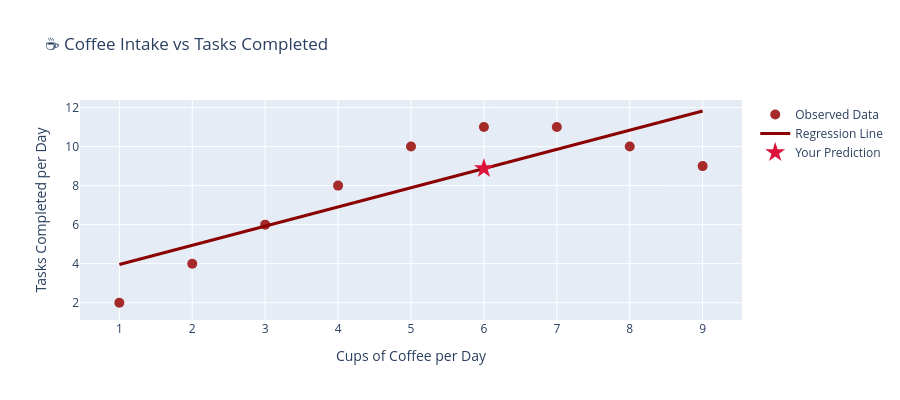

Notebook code for this chart:
### Markdown cell above
## Partie 3 : Une application concrète rapide (5 minutes)

### 📚 Prédire la productivité d'un data scientist

Appliquons la régression au quotidien d'un data scientist – et oui, cela inclut le café.

Dans cet exemple inspiré de la vie réelle, nous allons essayer de prédire combien de tâches un data scientist accomplit en fonction du nombre de tasses de café qu'il boit par jour. Une situation familière : un peu de caféine, un peu d'inspiration, peut-être un peu de chaos… mais existe-t-il une tendance mesurable ?

Notre jeu de données fictif suit la consommation quotidienne de café et le nombre de tâches réalisées. Vous allez :
- Examiner si la productivité augmente linéairement avec la consommation de café
- Entraîner un modèle linéaire simple sur une seule variable : le nombre de tasses de café
- Utiliser le modèle pour prédire la performance à de nouveaux niveaux de caféine (y compris des niveaux dangereusement élevés !)
- Visualiser la tendance et vous demander : plus, est-ce toujours mieux ?

C'est un exemple ludique, mais il reflète le type de modélisation exploratoire rapide qui lance de nombreux projets data réels. C'est l'occasion de mettre en pratique tout ce que vous avez appris dans un cadre familier et amusant – et qui sait, peut-être découvrirez-vous votre dose de café idéale en chemin. ☕

### Code cell
# Note pédagogique : cet exemple supplémentaire demande de transposer la même idée de régression à un nouveau jeu de données du quotidien.

# Créer des données fictives : consommation de café (tasses/jour) vs tâches réalisées
coffee_cups = np.array([1, 2, 3, 4, 5, 6, 7, 8, 9])
tasks_done = np.array([2, 4, 6, 8, 10, 11, 11, 10, 9])  # Rendements décroissants !

print("☕ Données café et productivité :")
for cups, tasks in zip(coffee_cups, tasks_done):
    print(f"   {cups} tasse(s)/jour → {tasks} tâches réalisées")

# Entraîner le modèle de régression linéaire
coffee_model = LinearRegression()
coffee_model.fit(coffee_cups.reshape(-1, 1), tasks_done)

# Prédire la productivité pour une valeur donnée
cups_input = 6
predicted_tasks = coffee_model.predict(np.array([[cups_input]]))[0]

print(f"\n🎯 Prédiction : avec {cups_input} tasses de café par jour")
print(f"   → productivité prédite : {predicted_tasks:.1f} tâches/jour")

# Visualisation
plot_coffee_productivity(coffee_cups, tasks_done, coffee_model, cups_input, predicted_tasks)

### Figure 1 — Plotly figure (JSON) as saved in the notebook; plotly's stock layout.template omitted (floating-point values rounded to 4 significant figures)
{"data": [{"marker": {"color": "brown", "size": 10}, "mode": "markers", "name": "Observed Data", "type": "scatter", "x": [1, 2, 3, 4, 5, 6, 7, 8, 9], "y": [2, 4, 6, 8, 10, 11, 11, 10, 9]}, {"line": {"color": "darkred", "width": 3}, "mode": "lines", "name": "Regression Line", "type": "scatter", "x": [1, 2, 3, 4, 5, 6, 7, 8, 9], "y": [3.956, 4.939, 5.922, 6.906, 7.889, 8.872, 9.856, 10.84, 11.82]}, {"marker": {"color": "crimson", "size": 15, "symbol": "star"}, "mode": "markers", "name": "Your Prediction", "type": "scatter", "x": [6], "y": [8.872]}], "layout": {"height": 400, "title": {"text": "☕ Coffee Intake vs Tasks Completed"}, "xaxis": {"title": {"text": "Cups of Coffee per Day"}}, "yaxis": {"title": {"text": "Tasks Completed per Day"}}}}
